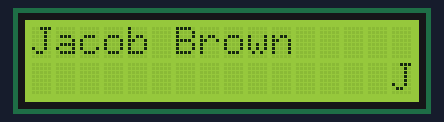
Bench run of a sketch on a simulated Arduino Uno, built with avr-gcc and run on an emulated ATmega328P. Shown: 16×2 character LCD.

Above: at 0.49 s.
At 1.81 s:
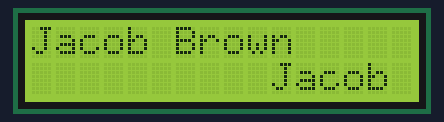
At 3.41 s:
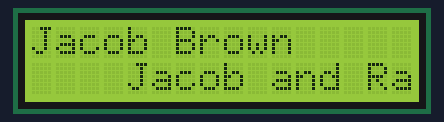
At 6.59 s:
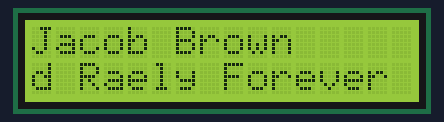
At 9.77 s:
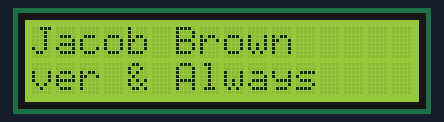
At 12.8 s:
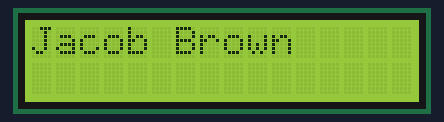

The sketch:

lcd_i2c.ino
```cpp
/*********
  Rui Santos
  Complete project details at https://randomnerdtutorials.com
*********/

#include <LiquidCrystal_I2C.h>

// set the LCD number of columns and rows
int lcdColumns = 16;
int lcdRows = 2;

// set LCD address, number of columns and rows
// if you don't know your display address, run an I2C scanner sketch
LiquidCrystal_I2C lcd(0x3F, lcdColumns, lcdRows);

String messageStatic = "Jacob Brown";
String messageToScroll = "Jacob and Raely Forever & Always";

// Function to scroll text
// The function acepts the following arguments:
// row: row number where the text will be displayed
// message: message to scroll
// delayTime: delay between each character shifting
// lcdColumns: number of columns of your LCD
void scrollText(int row, String message, int delayTime, int lcdColumns) {
  for (int i=0; i < lcdColumns; i++) {
    message = " " + message;
  }
  message = message + " ";
  for (int pos = 0; pos < message.length(); pos++) {
    lcd.setCursor(0, row);
    lcd.print(message.substring(pos, pos + lcdColumns));
    delay(delayTime);
  }
}

void setup(){
  // initialize LCD
  lcd.init();
  // turn on LCD backlight
  lcd.backlight();
}

void loop(){
  // set cursor to first column, first row
  lcd.setCursor(0, 0);
  // print static message
  lcd.print(messageStatic);
  // print scrolling message
  scrollText(1, messageToScroll, 250, lcdColumns);
}
```

Measured:
- by itself, everything shown: repeats every 12.9 s, in 48 steps
- what the display in image 5 shows lasts 0.6 s, from 12.7 s to 13.3 s
